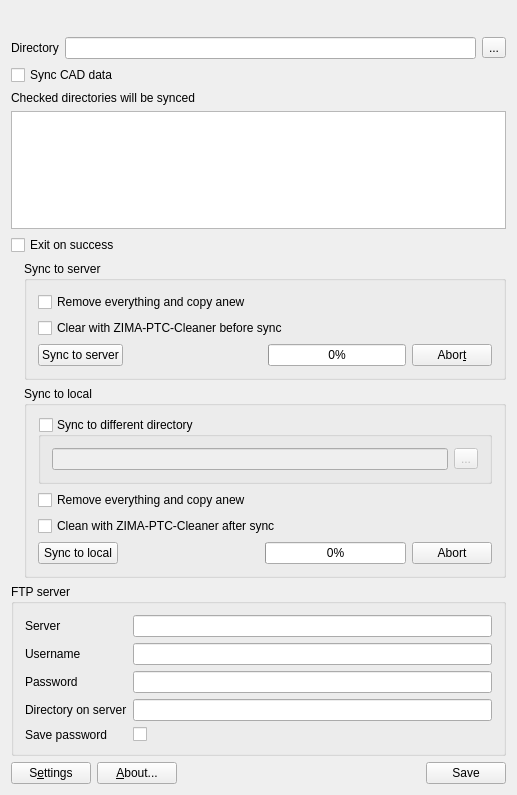
<?xml version="1.0" encoding="UTF-8"?>
<ui version="4.0">
 <class>MainWindow</class>
 <widget class="QMainWindow" name="MainWindow">
  <property name="geometry">
   <rect>
    <x>0</x>
    <y>0</y>
    <width>517</width>
    <height>795</height>
   </rect>
  </property>
  <property name="windowTitle">
   <string>ZIMA-CAD-Sync</string>
  </property>
  <property name="windowIcon">
   <iconset resource="../ZIMA-CAD-Sync.qrc">
    <normaloff>:/gfx/icon.png</normaloff>:/gfx/icon.png</iconset>
  </property>
  <widget class="QWidget" name="centralWidget">
   <layout class="QVBoxLayout" name="verticalLayout">
    <item>
     <layout class="QHBoxLayout" name="horizontalLayout_8">
      <item>
       <spacer name="horizontalSpacer_4">
        <property name="orientation">
         <enum>Qt::Horizontal</enum>
        </property>
        <property name="sizeHint" stdset="0">
         <size>
          <width>40</width>
          <height>20</height>
         </size>
        </property>
       </spacer>
      </item>
      <item>
       <widget class="QLabel" name="dirLogoLabel">
        <property name="text">
         <string/>
        </property>
       </widget>
      </item>
      <item>
       <widget class="QLabel" name="dirNameLabel">
        <property name="text">
         <string/>
        </property>
        <property name="alignment">
         <set>Qt::AlignCenter</set>
        </property>
       </widget>
      </item>
      <item>
       <spacer name="horizontalSpacer_5">
        <property name="orientation">
         <enum>Qt::Horizontal</enum>
        </property>
        <property name="sizeHint" stdset="0">
         <size>
          <width>40</width>
          <height>20</height>
         </size>
        </property>
       </spacer>
      </item>
     </layout>
    </item>
    <item>
     <layout class="QHBoxLayout" name="horizontalLayout">
      <item>
       <widget class="QLabel" name="label_2">
        <property name="text">
         <string>Directory</string>
        </property>
       </widget>
      </item>
      <item>
       <widget class="QLineEdit" name="directoryLineEdit"/>
      </item>
      <item>
       <widget class="QToolButton" name="directoryButton">
        <property name="text">
         <string>...</string>
        </property>
       </widget>
      </item>
     </layout>
    </item>
    <item>
     <widget class="QCheckBox" name="syncCadDataCheckBox">
      <property name="text">
       <string>Sync CAD data</string>
      </property>
     </widget>
    </item>
    <item>
     <widget class="QLabel" name="label">
      <property name="text">
       <string>Checked directories will be synced</string>
      </property>
     </widget>
    </item>
    <item>
     <widget class="QListWidget" name="filterListWidget">
      <property name="minimumSize">
       <size>
        <width>0</width>
        <height>100</height>
       </size>
      </property>
     </widget>
    </item>
    <item>
     <widget class="QCheckBox" name="exitCheckBox">
      <property name="text">
       <string>Exit on success</string>
      </property>
     </widget>
    </item>
    <item>
     <layout class="QHBoxLayout" name="horizontalLayout_6">
      <item>
       <widget class="QLabel" name="label_3">
        <property name="text">
         <string/>
        </property>
        <property name="pixmap">
         <pixmap resource="../ZIMA-CAD-Sync.qrc">:/gfx/up.png</pixmap>
        </property>
       </widget>
      </item>
      <item>
       <widget class="QGroupBox" name="serverGroupBox">
        <property name="title">
         <string>Sync to server</string>
        </property>
        <property name="checkable">
         <bool>false</bool>
        </property>
        <property name="checked">
         <bool>false</bool>
        </property>
        <layout class="QVBoxLayout" name="verticalLayout_3">
         <item>
          <widget class="QCheckBox" name="remoteRemoteAllCheckBox">
           <property name="text">
            <string>Remove everything and copy anew</string>
           </property>
          </widget>
         </item>
         <item>
          <widget class="QCheckBox" name="serverClearCheckbox">
           <property name="text">
            <string>Clear with ZIMA-PTC-Cleaner before sync</string>
           </property>
          </widget>
         </item>
         <item>
          <layout class="QHBoxLayout" name="horizontalLayout_5">
           <item>
            <widget class="QPushButton" name="syncToServerButton">
             <property name="sizePolicy">
              <sizepolicy hsizetype="Fixed" vsizetype="Fixed">
               <horstretch>0</horstretch>
               <verstretch>0</verstretch>
              </sizepolicy>
             </property>
             <property name="text">
              <string>Sync to server</string>
             </property>
            </widget>
           </item>
           <item>
            <spacer name="horizontalSpacer_3">
             <property name="orientation">
              <enum>Qt::Horizontal</enum>
             </property>
             <property name="sizeHint" stdset="0">
              <size>
               <width>40</width>
               <height>20</height>
              </size>
             </property>
            </spacer>
           </item>
           <item>
            <widget class="QProgressBar" name="serverProgressBar">
             <property name="value">
              <number>0</number>
             </property>
            </widget>
           </item>
           <item>
            <widget class="QPushButton" name="abortServerButton">
             <property name="text">
              <string>Abor&amp;t</string>
             </property>
             <property name="icon">
              <iconset resource="../ZIMA-CAD-Sync.qrc">
               <normaloff>:/gfx/stop.png</normaloff>:/gfx/stop.png</iconset>
             </property>
            </widget>
           </item>
          </layout>
         </item>
        </layout>
       </widget>
      </item>
     </layout>
    </item>
    <item>
     <layout class="QHBoxLayout" name="horizontalLayout_7">
      <item>
       <widget class="QLabel" name="label_4">
        <property name="text">
         <string/>
        </property>
        <property name="pixmap">
         <pixmap resource="../ZIMA-CAD-Sync.qrc">:/gfx/down.png</pixmap>
        </property>
       </widget>
      </item>
      <item>
       <widget class="QGroupBox" name="localGroupBox">
        <property name="title">
         <string>Sync to local</string>
        </property>
        <property name="checkable">
         <bool>false</bool>
        </property>
        <layout class="QVBoxLayout" name="verticalLayout_2">
         <item>
          <widget class="QGroupBox" name="diffDirGroupBox">
           <property name="title">
            <string>Sync to different directory</string>
           </property>
           <property name="checkable">
            <bool>true</bool>
           </property>
           <property name="checked">
            <bool>false</bool>
           </property>
           <layout class="QHBoxLayout" name="horizontalLayout_4">
            <item>
             <widget class="QLineEdit" name="diffDirLineEdit"/>
            </item>
            <item>
             <widget class="QToolButton" name="diffDirToolButton">
              <property name="text">
               <string>...</string>
              </property>
             </widget>
            </item>
           </layout>
          </widget>
         </item>
         <item>
          <widget class="QCheckBox" name="localRemoveFirstCheckBox">
           <property name="text">
            <string>Remove everything and copy anew</string>
           </property>
          </widget>
         </item>
         <item>
          <widget class="QCheckBox" name="localCleanCheckBox">
           <property name="text">
            <string>Clean with ZIMA-PTC-Cleaner after sync</string>
           </property>
          </widget>
         </item>
         <item>
          <layout class="QHBoxLayout" name="horizontalLayout_2">
           <item>
            <widget class="QPushButton" name="syncToLocalButton">
             <property name="sizePolicy">
              <sizepolicy hsizetype="Fixed" vsizetype="Fixed">
               <horstretch>0</horstretch>
               <verstretch>0</verstretch>
              </sizepolicy>
             </property>
             <property name="text">
              <string>Sync to local</string>
             </property>
            </widget>
           </item>
           <item>
            <spacer name="horizontalSpacer_2">
             <property name="orientation">
              <enum>Qt::Horizontal</enum>
             </property>
             <property name="sizeHint" stdset="0">
              <size>
               <width>40</width>
               <height>20</height>
              </size>
             </property>
            </spacer>
           </item>
           <item>
            <widget class="QProgressBar" name="localProgressBar">
             <property name="value">
              <number>0</number>
             </property>
            </widget>
           </item>
           <item>
            <widget class="QPushButton" name="abortLocalButton">
             <property name="text">
              <string>Abort</string>
             </property>
             <property name="icon">
              <iconset resource="../ZIMA-CAD-Sync.qrc">
               <normaloff>:/gfx/stop.png</normaloff>:/gfx/stop.png</iconset>
             </property>
            </widget>
           </item>
          </layout>
         </item>
        </layout>
       </widget>
      </item>
     </layout>
    </item>
    <item>
     <widget class="QGroupBox" name="groupBox_4">
      <property name="title">
       <string>FTP server</string>
      </property>
      <layout class="QFormLayout" name="formLayout">
       <property name="fieldGrowthPolicy">
        <enum>QFormLayout::AllNonFixedFieldsGrow</enum>
       </property>
       <item row="0" column="0">
        <widget class="QLabel" name="serverLabel">
         <property name="text">
          <string>Server</string>
         </property>
        </widget>
       </item>
       <item row="0" column="1">
        <widget class="QLineEdit" name="serverLineEdit"/>
       </item>
       <item row="1" column="0">
        <widget class="QLabel" name="usernameLabel">
         <property name="text">
          <string>Username</string>
         </property>
        </widget>
       </item>
       <item row="1" column="1">
        <widget class="QLineEdit" name="usernameLineEdit"/>
       </item>
       <item row="2" column="0">
        <widget class="QLabel" name="passwordLabel">
         <property name="text">
          <string>Password</string>
         </property>
        </widget>
       </item>
       <item row="2" column="1">
        <widget class="QLineEdit" name="passwordLineEdit">
         <property name="echoMode">
          <enum>QLineEdit::Password</enum>
         </property>
        </widget>
       </item>
       <item row="3" column="0">
        <widget class="QLabel" name="directoryOnServerLabel">
         <property name="text">
          <string>Directory on server</string>
         </property>
        </widget>
       </item>
       <item row="3" column="1">
        <widget class="QLineEdit" name="directoryOnServerLineEdit"/>
       </item>
       <item row="4" column="0">
        <widget class="QLabel" name="savePasswordLabel">
         <property name="text">
          <string>Save password</string>
         </property>
        </widget>
       </item>
       <item row="4" column="1">
        <widget class="QCheckBox" name="savePasswordCheckBox"/>
       </item>
      </layout>
     </widget>
    </item>
    <item>
     <spacer name="verticalSpacer">
      <property name="orientation">
       <enum>Qt::Vertical</enum>
      </property>
      <property name="sizeHint" stdset="0">
       <size>
        <width>20</width>
        <height>40</height>
       </size>
      </property>
     </spacer>
    </item>
    <item>
     <layout class="QHBoxLayout" name="horizontalLayout_3">
      <item>
       <widget class="QPushButton" name="settingsButton">
        <property name="text">
         <string>S&amp;ettings</string>
        </property>
        <property name="icon">
         <iconset resource="../ZIMA-CAD-Sync.qrc">
          <normaloff>:/gfx/options.png</normaloff>:/gfx/options.png</iconset>
        </property>
       </widget>
      </item>
      <item>
       <widget class="QPushButton" name="aboutButton">
        <property name="text">
         <string>&amp;About...</string>
        </property>
       </widget>
      </item>
      <item>
       <spacer name="horizontalSpacer">
        <property name="orientation">
         <enum>Qt::Horizontal</enum>
        </property>
        <property name="sizeHint" stdset="0">
         <size>
          <width>40</width>
          <height>20</height>
         </size>
        </property>
       </spacer>
      </item>
      <item>
       <widget class="QPushButton" name="saveButton">
        <property name="text">
         <string>Save</string>
        </property>
       </widget>
      </item>
     </layout>
    </item>
   </layout>
  </widget>
 </widget>
 <layoutdefault spacing="6" margin="11"/>
 <resources>
  <include location="../ZIMA-CAD-Sync.qrc"/>
 </resources>
 <connections/>
</ui>
